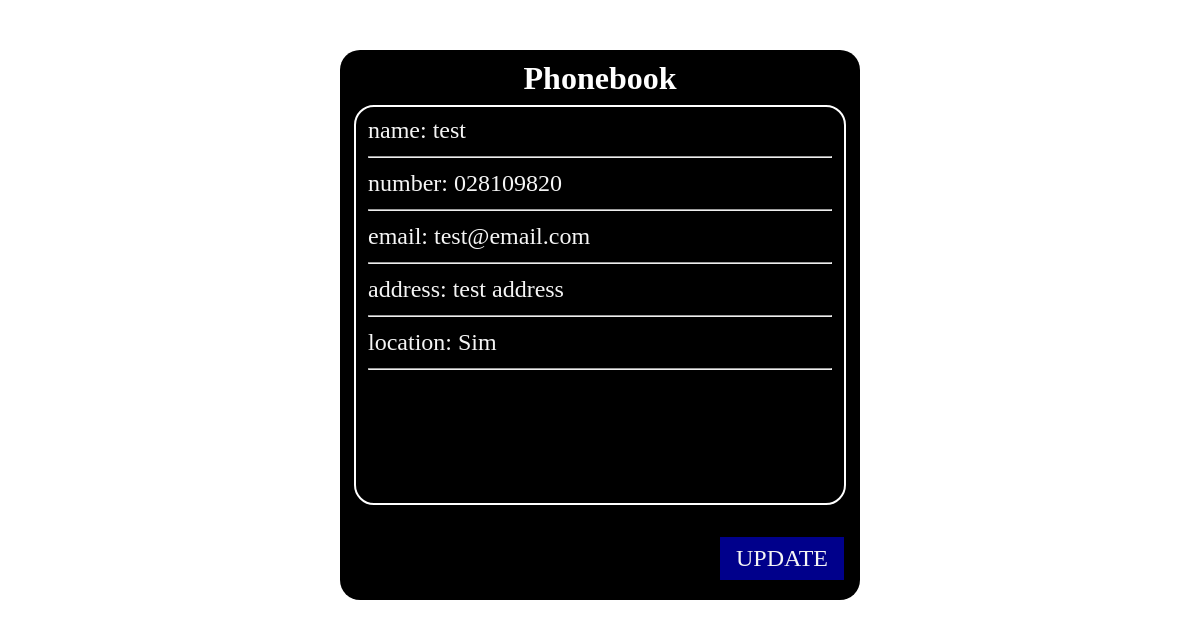
Page /details/5 on the earlier database version.
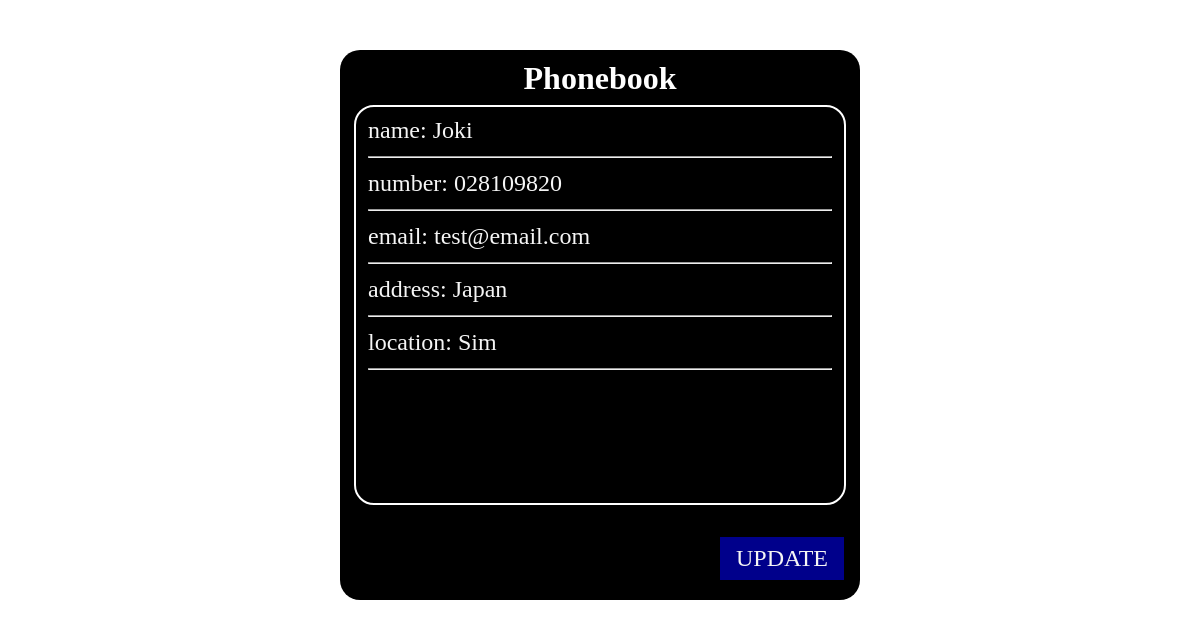
Same page on the later database version.
### contacts/models.py (models this page shows, shortened)
class Person(models.Model):
    MEMORY = (
        ('Sim', 'Sim'),
        ('Phone', 'Phone'),
    )
    name = models.CharField(max_length=50, null=True)
    number = models.CharField(max_length=50, null=True)
    email = models.CharField(max_length=50, null=True, blank=True)
    address = models.CharField(max_length=50, null=True, blank=True)
    location = models.CharField(max_length=20, null=True, choices=MEMORY)

### contacts/views.py (the view)
# urls.py: path('details/<int:pk>', views.details, name="details") # this would call the function views.view(request, pk=N) where N is the id number of an object in the database
def details(request, pk):
    person = Person.objects.get(id=pk)
    context = {
        'person': person
    }
    return render(request, 'contacts/display_contact_info.html', context)

### contacts/templates/contacts/display_contact_info.html
{% extends 'contacts/main.html'%}
{% block show %}
<span>name: {{person.name}}</span>
<br>
<hr>
<span>number: {{person.number}}</span>
<br>
<hr>
<span>email: {{person.email}}</span>
<br>
<hr>
<span>address: {{person.address}}</span>
<br>
<hr>
<span>location: {{person.location}}</span>
<br>
<hr>
{% endblock show %}
{% block navigation %}
<a href="{% url 'update' person.id %}" class="btn">Update</a>
{% endblock navigation %}

### contacts/templates/contacts/main.html (shortened to what this page needs)
{% load static %}
<!DOCTYPE html>
<html lang="en">
<head>
    <link rel="stylesheet" href="{% static '/css/main.css' %}">
</head>
<body>
    <div class="wrapper">
        <h1>Phonebook</h1>
        <div class="show">
            {% block show %}
            {% endblock %}
        </div>
        <nav class="navigation">
            {% block navigation%}
            {% endblock navigation%}
        </nav>
    </div>
</body>
</html>

### contacts/static/css/main.css (style rules this page uses)
html { scroll-behavior: smooth; }
* { box-sizing: border-box; }
body { margin: 0; padding: 50px 0; color: white; }
.wrapper { background-color: #000000; width: 520px; height: 550px; margin: 0 auto 50px; border-radius: 20px; padding: 10px 14px; position: relative; font-size: 24px; }
.wrapper .show { border: 2px solid white; height: 400px; border-radius: 20px; padding: 10px 12px; overflow-y: scroll; }
.wrapper h1 { margin: 0 0 8px; font-size: 32px; text-align: center; color: white; }
.wrapper .show span { color: whitesmoke; }
.wrapper .navigation { position: absolute; left: 0; bottom: 0; width: 100%; padding: 10px 16px 20px 0; display: flex; flex-direction: row-reverse; }
.wrapper .navigation .btn { padding: 8px 16px; color: whitesmoke; background-color: darkblue; text-transform: uppercase; text-decoration: none; margin-left: 10px; }

Differences in the rows shown:
changed Person "test@email.com": name "test" → "Joki"; address "test address" → "Japan"
